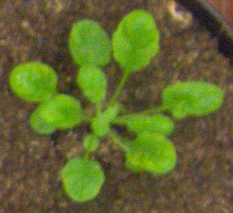
%> input picture Slike/SlikeBiljka1/ara2012_plant007_rgb.png, 233 x 213 px; its folder holds only this picture in this run
$ octave --eval "histogramfilter;"   (GNU Octave 9; MATLAB toolbox functions it lacks are replaced by stand-ins)
%> lines starting %> are read from the running program, lines starting %| are printed output that depends on the picture
function [] = histogramfilter()
    folderslike = dir('../../Slike/SlikeBiljka1/*.png');
    [folderslikesize, br] = size(folderslike);
    for slika=1:folderslikesize
        rgb = imread(folderslike(slika).name);
%> rgb is the input picture: size 213x233x3 uint8; mean R, G, B 97.2, 102.9, 47
        gray = rgb2gray(rgb);
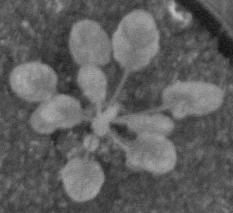
%> gray: size 213x233 uint8; min 16, max 195, mean 94.8
        histgray = histeq(gray);
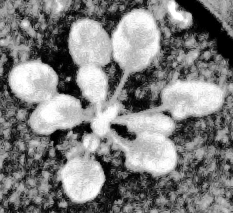
%> histgray: size 213x233 uint8; min 0, max 255, mean 127
        hfig = figure;
        imhist(histgray, 64);
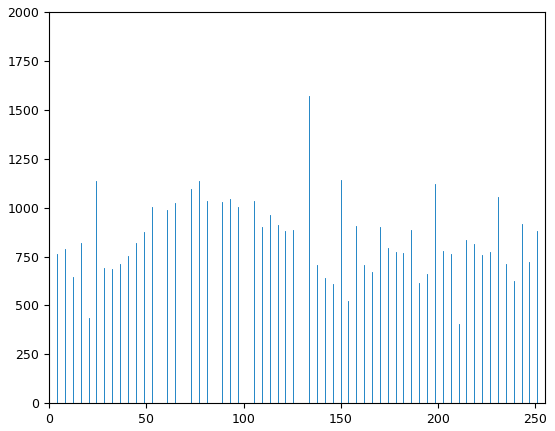
%> figure redrawn from the program's plot data; highest point at x = 133.6, y = 1571
        str = erase(folderslike(slika).name, ".png");
        fpath = strcat(str, '_histogramFilter.png');
        saveas(hfig, fpath);
    end

$ run again, on Slike/SlikeBiljka1/ara2012_plant020_rgb.png
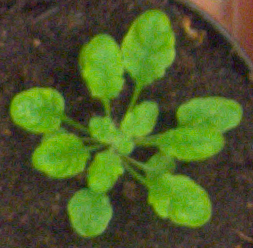
%> input picture Slike/SlikeBiljka1/ara2012_plant020_rgb.png, 253 x 248 px
%> in histogramfilter, rgb is the input picture: size 248x253x3 uint8; mean R, G, B 76.9, 92, 39.5
%> in histogramfilter, `histgray = histeq(gray);`:
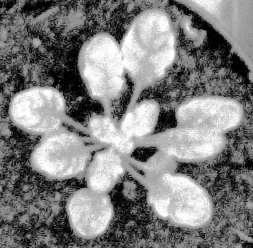
%> histgray: size 248x253 uint8; min 0, max 255, mean 127.1
%> in histogramfilter, `imhist(histgray, 64);`:
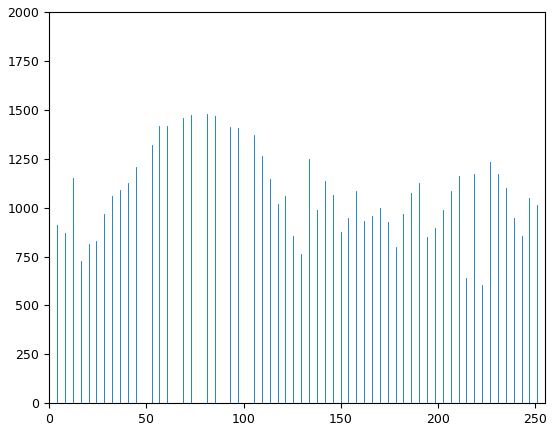
%> figure redrawn from the program's plot data; highest point at x = 80.95, y = 1481

$ run again, on Slike/SlikeBiljka1/ara2012_plant031_rgb.png
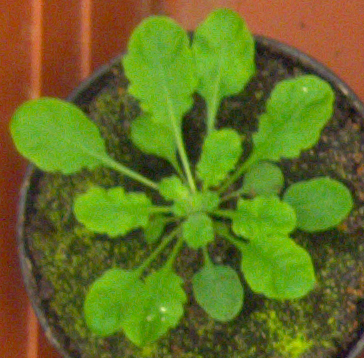
%> input picture Slike/SlikeBiljka1/ara2012_plant031_rgb.png, 364 x 358 px
%> in histogramfilter, rgb is the input picture: size 358x364x3 uint8; mean R, G, B 101.2, 111.5, 34.9
%> in histogramfilter, `histgray = histeq(gray);`:
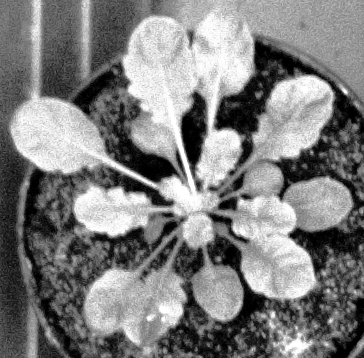
%> histgray: size 358x364 uint8; min 0, max 255, mean 126.7
%> in histogramfilter, `imhist(histgray, 64);`:
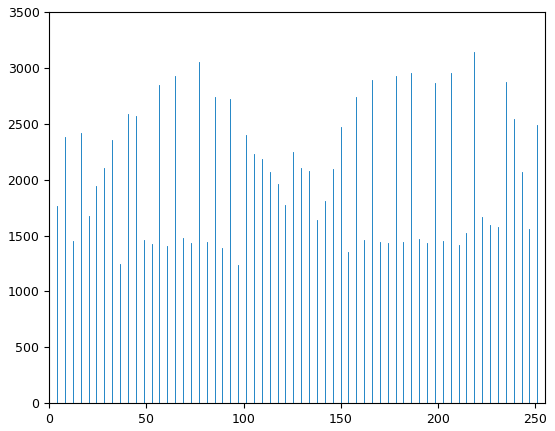
%> figure redrawn from the program's plot data; highest point at x = 218.6, y = 3143

$ run again, on Slike/SlikeBiljka1/ara2012_plant035_rgb.png
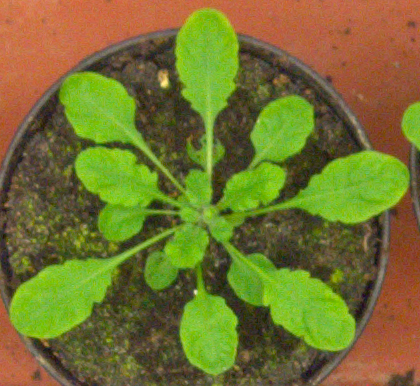
%> input picture Slike/SlikeBiljka1/ara2012_plant035_rgb.png, 420 x 386 px
%> in histogramfilter, rgb is the input picture: size 386x420x3 uint8; mean R, G, B 116.5, 114.6, 47.9
%> in histogramfilter, `histgray = histeq(gray);`:
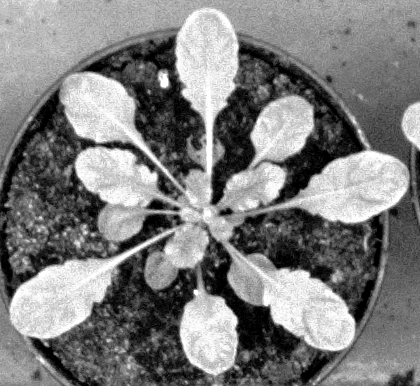
%> histgray: size 386x420 uint8; min 0, max 255, mean 126.7
%> in histogramfilter, `imhist(histgray, 64);`:
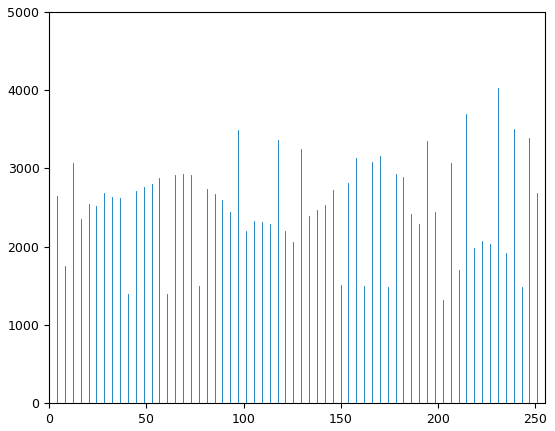
%> figure redrawn from the program's plot data; highest point at x = 230.7, y = 4031

$ run again, on Slike/SlikeBiljka1/ara2012_plant011_rgb.png
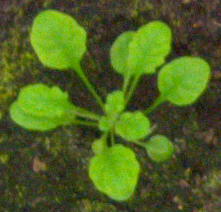
%> input picture Slike/SlikeBiljka1/ara2012_plant011_rgb.png, 221 x 212 px
%> in histogramfilter, rgb is the input picture: size 212x221x3 uint8; mean R, G, B 79.2, 98.7, 33.8
%> in histogramfilter, `histgray = histeq(gray);`:
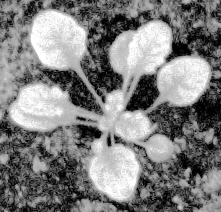
%> histgray: size 212x221 uint8; min 0, max 255, mean 126.8
%> in histogramfilter, `imhist(histgray, 64);`:
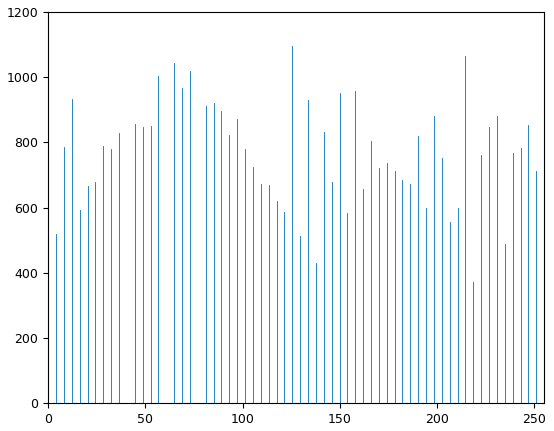
%> figure redrawn from the program's plot data; highest point at x = 125.5, y = 1097
